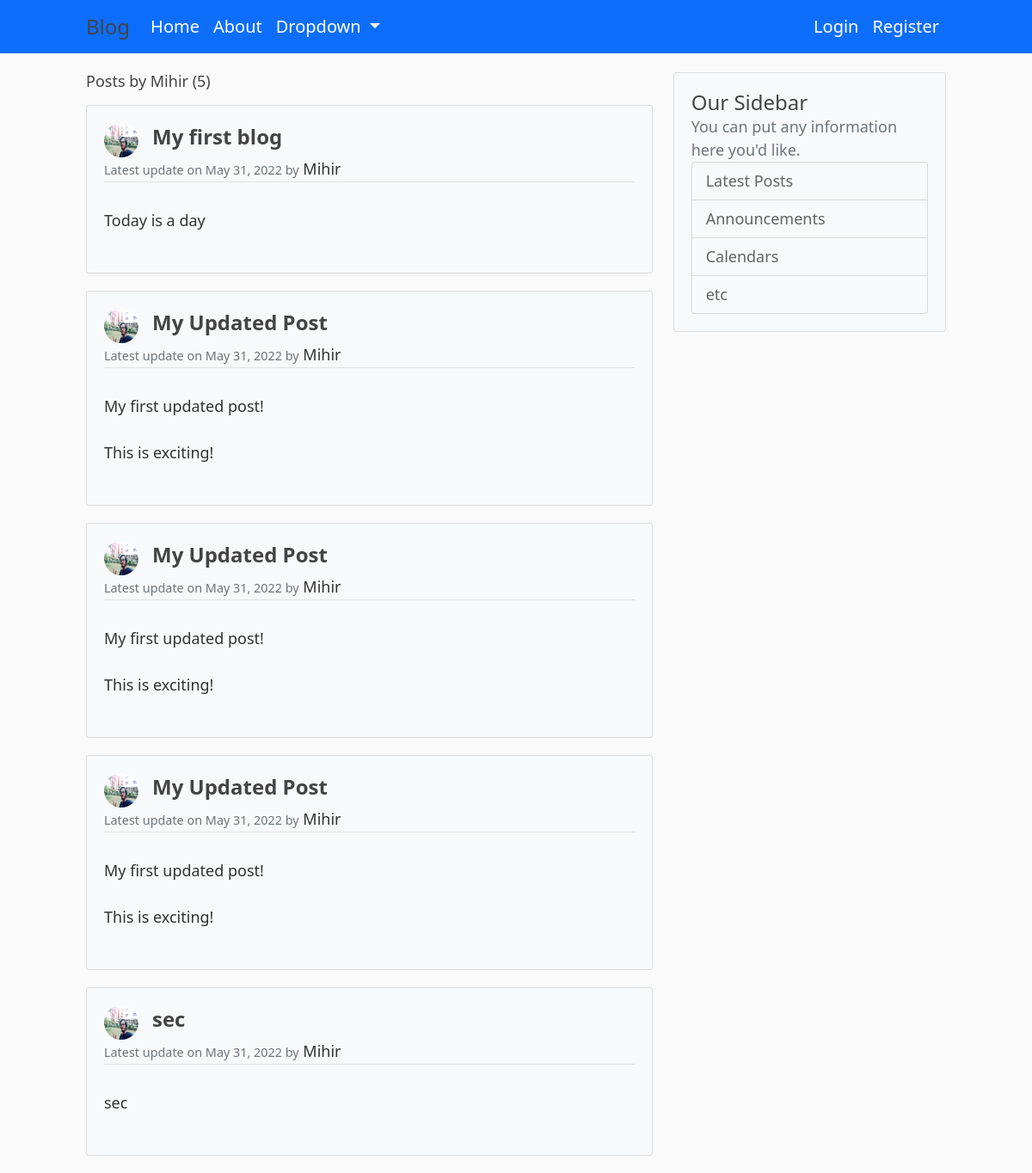
The app's page /user/Mihir, older data.
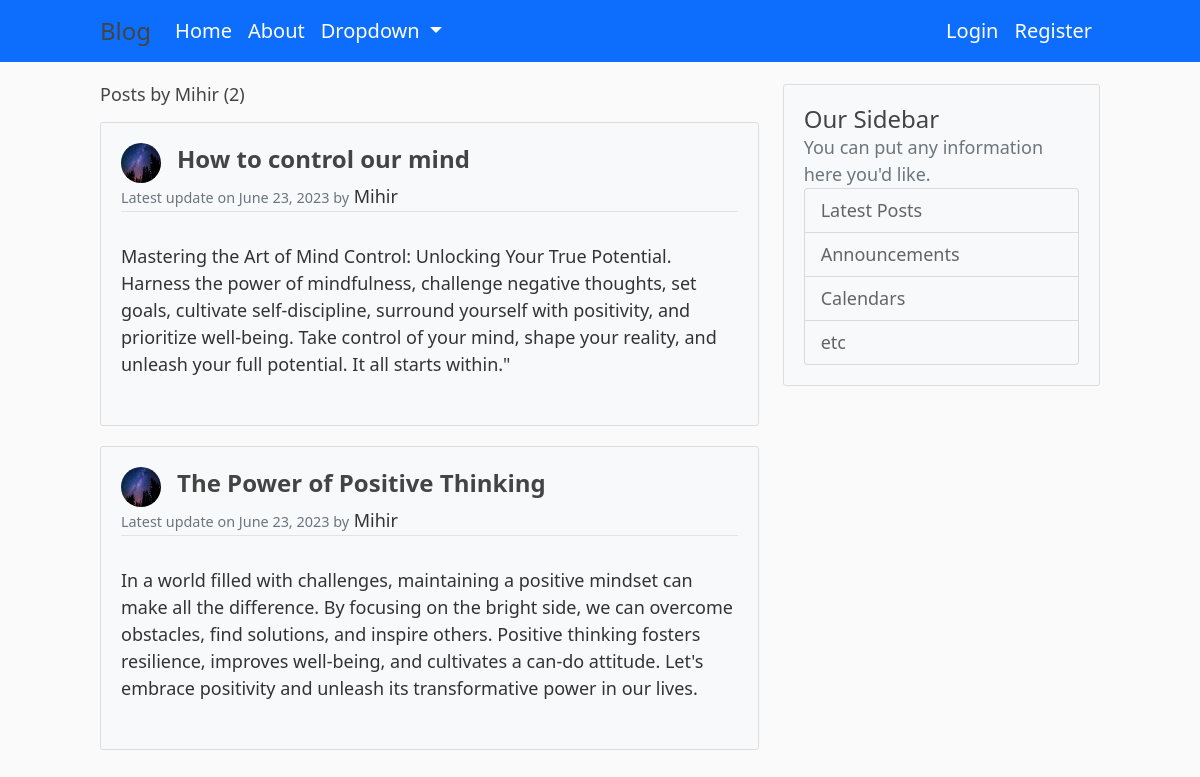
The same page, newer data.
### blog/models.py (models this page shows, shortened)
class Post(models.Model):
    title = models.CharField(max_length=10000)
    content = models.TextField()
    date_posted = models.DateTimeField(default=timezone.now)
    author = models.ForeignKey(User,on_delete=models.CASCADE)

### users/models.py (models this page shows, shortened)
class Profile(models.Model):
    user = models.OneToOneField(User,on_delete=models.CASCADE)
    image = models.ImageField(default='default.jpg',upload_to='profile_pics')

### blog/views.py (the view)
# urls.py: path('user/<str:username>', UserPostListView.as_view(), name='user-posts'),
class UserPostListView(ListView):
    model = Post
    template_name = 'blog/user_posts.html'  # <app>/<model>_<viewtype>.html
    context_object_name = 'posts'
    ordering = ['-date_posted']
    paginate_by = 5
    def get_queryset(self):
         user = get_object_or_404(User, username=self.kwargs.get('username'))
         return Post.objects.filter(author=user)

### blog/templates/blog/user_posts.html (shortened to what this page needs)
{% extends "blog/base.html" %}
{% block content %}
    <h1 class="mb-3">Posts by {{ view.kwargs.username }} ({{ page_obj.paginator.count }})</h1>
    {% for post in posts %}
    <article class="media content-section instagram-post">
        <div class="media-body">
            <div class="flex items-center">
                <img class="rounded-circle article-img mr-3" src="{{ post.author.profile.image.url }}" alt="" style="width: 40px; height: 40px;">
                <div class="article-title">
                    <h2 class="font-bold text-2xl mb-2"><a href="{% url 'post-detail' post.id %}">{{ post.title }}</a></h2>
                </div>
            </div>
            <div class="article-metadata">
                <small class="text-muted">Latest update on {{ post.date_posted|date:"F d, Y" }} by</small>
                <a class="mr-2" href="{% url 'user-posts' post.author.username %}">{{ post.author }}</a>
            </div>
            <div class="article-content">
                <p>{{ post.content }}</p>
            </div>
        </div>
    </article>
{% endfor %}
{% endblock content %}

Row changes from the older to the newer data that the page shows:
removed Post: author.profile.image (picture), title "My first blog", date_posted "May 31, 2022", author "Mihir", content "Today is a day"
removed Post: author.profile.image (picture), title "My Updated Post", date_posted "May 31, 2022", author "Mihir", content "My first updated post! This is exciting!"
removed Post: author.profile.image (picture), title "My Updated Post", date_posted "May 31, 2022", author "Mihir", content "My first updated post! This is exciting!"
removed Post: author.profile.image (picture), title "My Updated Post", date_posted "May 31, 2022", author "Mihir", content "My first updated post! This is exciting!"
removed Post: author.profile.image (picture), title "sec", date_posted "May 31, 2022", author "Mihir", content "sec"
added Post: author.profile.image (placeholder picture), title "How to control our mind", date_posted "June 23, 2023", author "Mihir", content "Mastering the Art of Mind Control: Unlocking Your True Potential. Harness the power of mindfulness, challenge negative thoughts, set goals, cultivate self-discipline, surround yourself with positivity, and prioritize well-being. Take control of your mind, shape your reality, and unleash your full potential. It all starts within.\""
added Post: author.profile.image (placeholder picture), title "The Power of Positive Thinking", date_posted "June 23, 2023", author "Mihir", content "In a world filled with challenges, maintaining a positive mindset can make all the difference. By focusing on the bright side, we can overcome obstacles, find solutions, and inspire others. Positive thinking fosters resilience, improves well-being, and cultivates a can-do attitude. Let's embrace positivity and unleash its transformative power in our lives."
Text that changed along with them:
{{ page_obj.paginator.count }}: "5" → "2"
